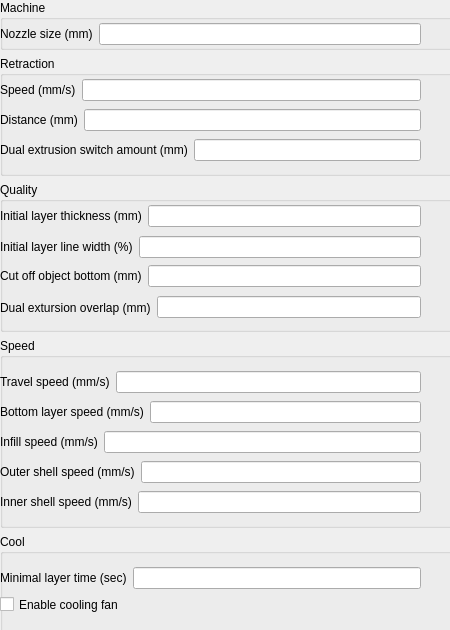
               <widget class="QWidget" name="scrollAreaWidgetContents">
                <property name="geometry">
                 <rect>
                  <x>0</x>
                  <y>0</y>
                  <width>450</width>
                  <height>630</height>
                 </rect>
                </property>
                <property name="sizePolicy">
                 <sizepolicy hsizetype="Fixed" vsizetype="Fixed">
                  <horstretch>0</horstretch>
                  <verstretch>0</verstretch>
                 </sizepolicy>
                </property>
                <property name="minimumSize">
                 <size>
                  <width>450</width>
                  <height>630</height>
                 </size>
                </property>
                <widget class="QWidget" name="layoutWidget_9">
                 <property name="geometry">
                  <rect>
                   <x>0</x>
                   <y>0</y>
                   <width>461</width>
                   <height>881</height>
                  </rect>
                 </property>
                 <layout class="QVBoxLayout" name="verticalLayout_7">
                  <item>
                   <widget class="QGroupBox" name="machine_groupbox">
                    <property name="minimumSize">
                     <size>
                      <width>0</width>
                      <height>50</height>
                     </size>
                    </property>
                    <property name="maximumSize">
                     <size>
                      <width>16777215</width>
                      <height>50</height>
                     </size>
                    </property>
                    <property name="title">
                     <string>Machine</string>
                    </property>
                    <widget class="QWidget" name="layoutWidget_10">
                     <property name="geometry">
                      <rect>
                       <x>0</x>
                       <y>20</y>
                       <width>421</width>
                       <height>28</height>
                      </rect>
                     </property>
                     <layout class="QHBoxLayout" name="horizontalLayout_7">
                      <item>
                       <widget class="QLabel" name="nozzle_size_label">
                        <property name="text">
                         <string>Nozzle size (mm)</string>
                        </property>
                       </widget>
                      </item>
                      <item>
                       <widget class="QLineEdit" name="nozzle_size"/>
                      </item>
                     </layout>
                    </widget>
                   </widget>
                  </item>
                  <item>
                   <widget class="QGroupBox" name="retraction_groupbox">
                    <property name="minimumSize">
                     <size>
                      <width>0</width>
                      <height>120</height>
                     </size>
                    </property>
                    <property name="maximumSize">
                     <size>
                      <width>16777215</width>
                      <height>120</height>
                     </size>
                    </property>
                    <property name="title">
                     <string>Retraction</string>
                    </property>
                    <widget class="QWidget" name="layoutWidget_11">
                     <property name="geometry">
                      <rect>
                       <x>0</x>
                       <y>20</y>
                       <width>421</width>
                       <height>28</height>
                      </rect>
                     </property>
                     <layout class="QHBoxLayout" name="horizontalLayout_8">
                      <item>
                       <widget class="QLabel" name="retraction_speed_label">
                        <property name="text">
                         <string>Speed (mm/s)</string>
                        </property>
                       </widget>
                      </item>
                      <item>
                       <widget class="QLineEdit" name="retraction_speed"/>
                      </item>
                     </layout>
                    </widget>
                    <widget class="QWidget" name="layoutWidget_12">
                     <property name="geometry">
                      <rect>
                       <x>0</x>
                       <y>50</y>
                       <width>421</width>
                       <height>28</height>
                      </rect>
                     </property>
                     <layout class="QHBoxLayout" name="horizontalLayout_9">
                      <item>
                       <widget class="QLabel" name="retraction_amount_label">
                        <property name="text">
                         <string>Distance (mm)</string>
                        </property>
                       </widget>
                      </item>
                      <item>
                       <widget class="QLineEdit" name="retraction_amount"/>
                      </item>
                     </layout>
                    </widget>
                    <widget class="QWidget" name="layoutWidget_24">
                     <property name="geometry">
                      <rect>
                       <x>0</x>
                       <y>80</y>
                       <width>421</width>
                       <height>28</height>
                      </rect>
                     </property>
                     <layout class="QHBoxLayout" name="horizontalLayout_38">
                      <item>
                       <widget class="QLabel" name="retraction_dual_amount_label">
                        <property name="text">
                         <string>Dual extrusion switch amount (mm)</string>
                        </property>
                       </widget>
                      </item>
                      <item>
                       <widget class="QLineEdit" name="retraction_dual_amount"/>
                      </item>
                     </layout>
                    </widget>
                   </widget>
                  </item>
                  <item>
                   <widget class="QGroupBox" name="quality_groupbox_advanced">
                    <property name="minimumSize">
                     <size>
                      <width>0</width>
                      <height>150</height>
                     </size>
                    </property>
                    <property name="maximumSize">
                     <size>
                      <width>16777215</width>
                      <height>150</height>
                     </size>
                    </property>
                    <property name="title">
                     <string>Quality</string>
                    </property>
                    <widget class="QWidget" name="layoutWidget_13">
                     <property name="geometry">
                      <rect>
                       <x>0</x>
                       <y>20</y>
                       <width>421</width>
                       <height>28</height>
                      </rect>
                     </property>
                     <layout class="QHBoxLayout" name="horizontalLayout_19">
                      <item>
                       <widget class="QLabel" name="bottom_thickness_label">
                        <property name="text">
                         <string>Initial layer thickness (mm)</string>
                        </property>
                       </widget>
                      </item>
                      <item>
                       <widget class="QLineEdit" name="bottom_thickness"/>
                      </item>
                     </layout>
                    </widget>
                    <widget class="QWidget" name="layoutWidget_14">
                     <property name="geometry">
                      <rect>
                       <x>0</x>
                       <y>50</y>
                       <width>421</width>
                       <height>30</height>
                      </rect>
                     </property>
                     <layout class="QHBoxLayout" name="horizontalLayout_20">
                      <item>
                       <widget class="QLabel" name="layer0_width_factor_label">
                        <property name="text">
                         <string>Initial layer line width (%)</string>
                        </property>
                       </widget>
                      </item>
                      <item>
                       <widget class="QLineEdit" name="layer0_width_factor"/>
                      </item>
                     </layout>
                    </widget>
                    <widget class="QWidget" name="layoutWidget_15">
                     <property name="geometry">
                      <rect>
                       <x>0</x>
                       <y>80</y>
                       <width>421</width>
                       <height>28</height>
                      </rect>
                     </property>
                     <layout class="QHBoxLayout" name="horizontalLayout_21">
                      <item>
                       <widget class="QLabel" name="object_sink_label">
                        <property name="text">
                         <string>Cut off object bottom (mm)</string>
                        </property>
                       </widget>
                      </item>
                      <item>
                       <widget class="QLineEdit" name="object_sink"/>
                      </item>
                     </layout>
                    </widget>
                    <widget class="QWidget" name="layoutWidget_16">
                     <property name="geometry">
                      <rect>
                       <x>0</x>
                       <y>110</y>
                       <width>421</width>
                       <height>31</height>
                      </rect>
                     </property>
                     <layout class="QHBoxLayout" name="horizontalLayout_22">
                      <item>
                       <widget class="QLabel" name="overlap_dual_label">
                        <property name="text">
                         <string>Dual extursion overlap (mm)</string>
                        </property>
                       </widget>
                      </item>
                      <item>
                       <widget class="QLineEdit" name="overlap_dual"/>
                      </item>
                     </layout>
                    </widget>
                   </widget>
                  </item>
                  <item>
                   <widget class="QGroupBox" name="speed_groupbox">
                    <property name="minimumSize">
                     <size>
                      <width>0</width>
                      <height>170</height>
                     </size>
                    </property>
                    <property name="maximumSize">
                     <size>
                      <width>16777215</width>
                      <height>190</height>
                     </size>
                    </property>
                    <property name="title">
                     <string>Speed</string>
                    </property>
                    <widget class="QWidget" name="layoutWidget_17">
                     <property name="geometry">
                      <rect>
                       <x>0</x>
                       <y>30</y>
                       <width>421</width>
                       <height>28</height>
                      </rect>
                     </property>
                     <layout class="QHBoxLayout" name="horizontalLayout_23">
                      <item>
                       <widget class="QLabel" name="travel_speed_label">
                        <property name="text">
                         <string>Travel speed (mm/s)</string>
                        </property>
                       </widget>
                      </item>
                      <item>
                       <widget class="QLineEdit" name="travel_speed"/>
                      </item>
                     </layout>
                    </widget>
                    <widget class="QWidget" name="layoutWidget_18">
                     <property name="geometry">
                      <rect>
                       <x>0</x>
                       <y>60</y>
                       <width>421</width>
                       <height>28</height>
                      </rect>
                     </property>
                     <layout class="QHBoxLayout" name="horizontalLayout_24">
                      <item>
                       <widget class="QLabel" name="bottom_layer_speed_label">
                        <property name="text">
                         <string>Bottom layer speed (mm/s)</string>
                        </property>
                       </widget>
                      </item>
                      <item>
                       <widget class="QLineEdit" name="bottom_layer_speed"/>
                      </item>
                     </layout>
                    </widget>
                    <widget class="QWidget" name="layoutWidget_19">
                     <property name="geometry">
                      <rect>
                       <x>0</x>
                       <y>90</y>
                       <width>421</width>
                       <height>28</height>
                      </rect>
                     </property>
                     <layout class="QHBoxLayout" name="horizontalLayout_25">
                      <item>
                       <widget class="QLabel" name="infill_speed_label">
                        <property name="text">
                         <string>Infill speed (mm/s)</string>
                        </property>
                       </widget>
                      </item>
                      <item>
                       <widget class="QLineEdit" name="infill_speed"/>
                      </item>
                     </layout>
                    </widget>
                    <widget class="QWidget" name="layoutWidget_20">
                     <property name="geometry">
                      <rect>
                       <x>0</x>
                       <y>120</y>
                       <width>421</width>
                       <height>28</height>
                      </rect>
                     </property>
                     <layout class="QHBoxLayout" name="horizontalLayout_26">
                      <item>
                       <widget class="QLabel" name="inset0_speed_label">
                        <property name="text">
                         <string>Outer shell speed (mm/s)</string>
                        </property>
                       </widget>
                      </item>
                      <item>
                       <widget class="QLineEdit" name="inset0_speed"/>
                      </item>
                     </layout>
                    </widget>
                    <widget class="QWidget" name="layoutWidget_21">
                     <property name="geometry">
                      <rect>
                       <x>0</x>
                       <y>150</y>
                       <width>421</width>
                       <height>28</height>
                      </rect>
                     </property>
                     <layout class="QHBoxLayout" name="horizontalLayout_28">
                      <item>
                       <widget class="QLabel" name="insetx_speed_label">
                        <property name="text">
                         <string>Inner shell speed (mm/s)</string>
                        </property>
                       </widget>
                      </item>
                      <item>
                       <widget class="QLineEdit" name="insetx_speed"/>
                      </item>
                     </layout>
                    </widget>
                   </widget>
                  </item>
                  <item>
                   <widget class="QGroupBox" name="cool_groupbox">
                    <property name="minimumSize">
                     <size>
                      <width>0</width>
                      <height>80</height>
                     </size>
                    </property>
                    <property name="title">
                     <string>Cool</string>
                    </property>
                    <widget class="QWidget" name="layoutWidget_22">
                     <property name="geometry">
                      <rect>
                       <x>0</x>
                       <y>30</y>
                       <width>421</width>
                       <height>28</height>
                      </rect>
                     </property>
                     <layout class="QHBoxLayout" name="horizontalLayout_29">
                      <item>
                       <widget class="QLabel" name="cool_min_layer_time_label">
                        <property name="text">
                         <string>Minimal layer time (sec)</string>
                        </property>
                       </widget>
                      </item>
                      <item>
                       <widget class="QLineEdit" name="cool_min_layer_time"/>
                      </item>
                     </layout>
                    </widget>
                    <widget class="QCheckBox" name="fan_enabled">
                     <property name="geometry">
                      <rect>
                       <x>0</x>
                       <y>60</y>
                       <width>421</width>
                       <height>21</height>
                      </rect>
                     </property>
                     <property name="text">
                      <string>Enable cooling fan</string>
                     </property>
                    </widget>
                   </widget>
                  </item>
                 </layout>
                </widget>
               </widget>
